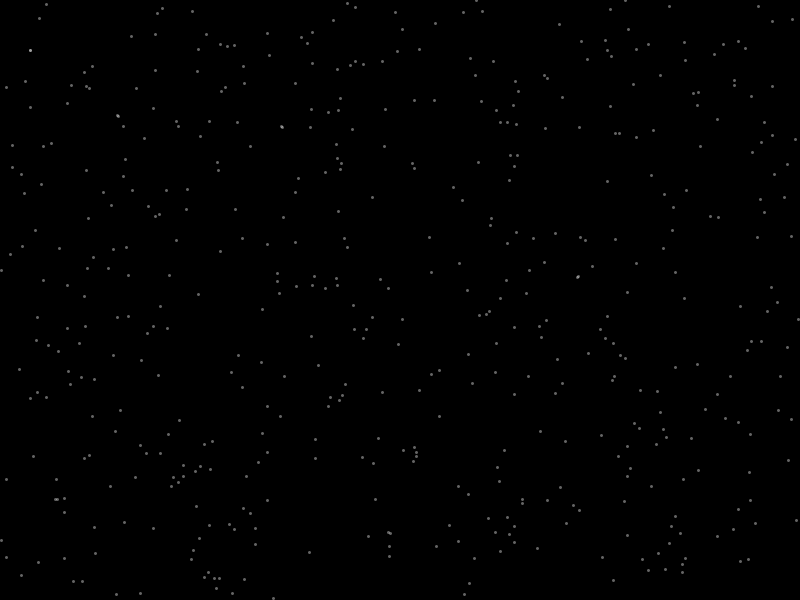
Frame 1 (no input)
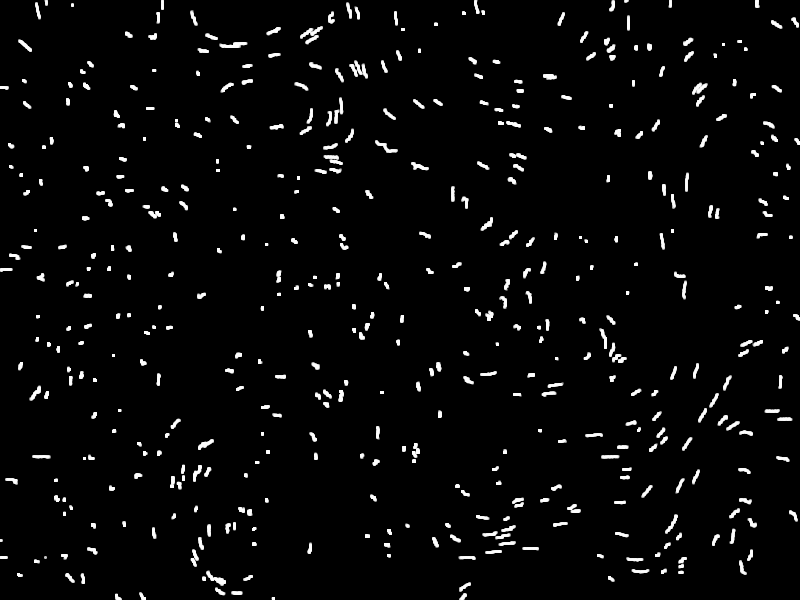
Frame 60 (the mouse pressed at the canvas centre just before this capture)
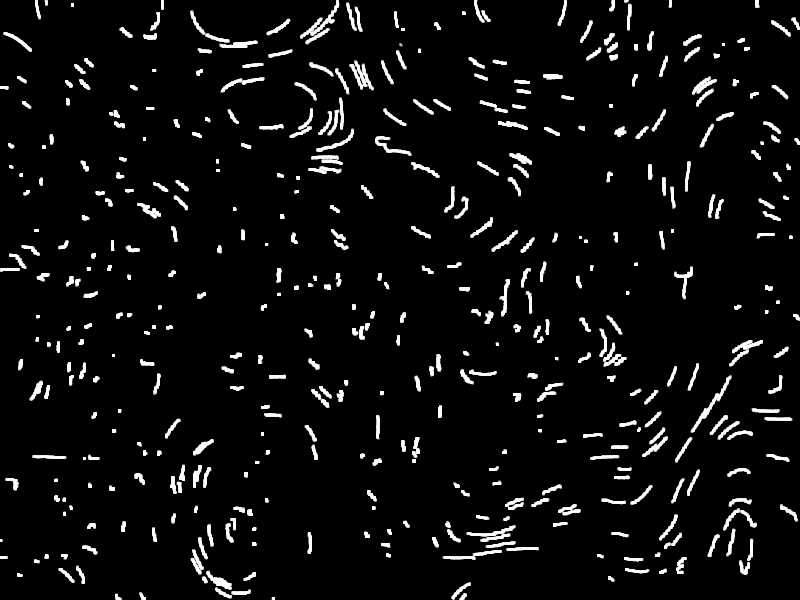
Frame 120 (the mouse held since frame 60 and released just before this capture)

The Processing sketch that drew these frames (run headless with seeded random() and noise(); from frame 60 on, the mouse is pressed at the canvas centre):

// Processing sketch: Simple_Flow_Field
// ── Simple_Flow_Field.pde
Boid[]boats;

void setup() {
  size(800, 600);
  background(0);

  boats=new Boid[500];

  for (int i=0; i<boats.length; i++) {
    boats[i]=new Boid();
  }
}

void draw() {
  //fill(0,14);
  //noStroke();
  //rect(0,0,width,height);

  strokeWeight(3);
  for (int i=0; i<boats.length; i++) {
    boats[i].update();
    boats[i].display();
  }

  surface.setTitle(nf(frameRate, 0, 2));
}



class Boid {
  PVector pos;
  PVector vel;

  Boid() {
    pos=new PVector(random(width), random(height));
    vel=new PVector();
  }

  void update() {
    float scale=0.001;
    float noiseValue=noise(pos.x*scale, pos.y*scale);
    float angle=noiseValue*TWO_PI*800;
    float magnitude=0.3;
    vel.set(cos(angle)*magnitude, sin(angle)*magnitude);

    pos.add(vel);
    if (pos.x<0 || pos.x>width || pos.y<0 || pos.y>height) {
      pos.set(random(width), random(height));
    }
  }

  void display() {
    stroke(255, 100);
    point(pos.x, pos.y);
  }
}
